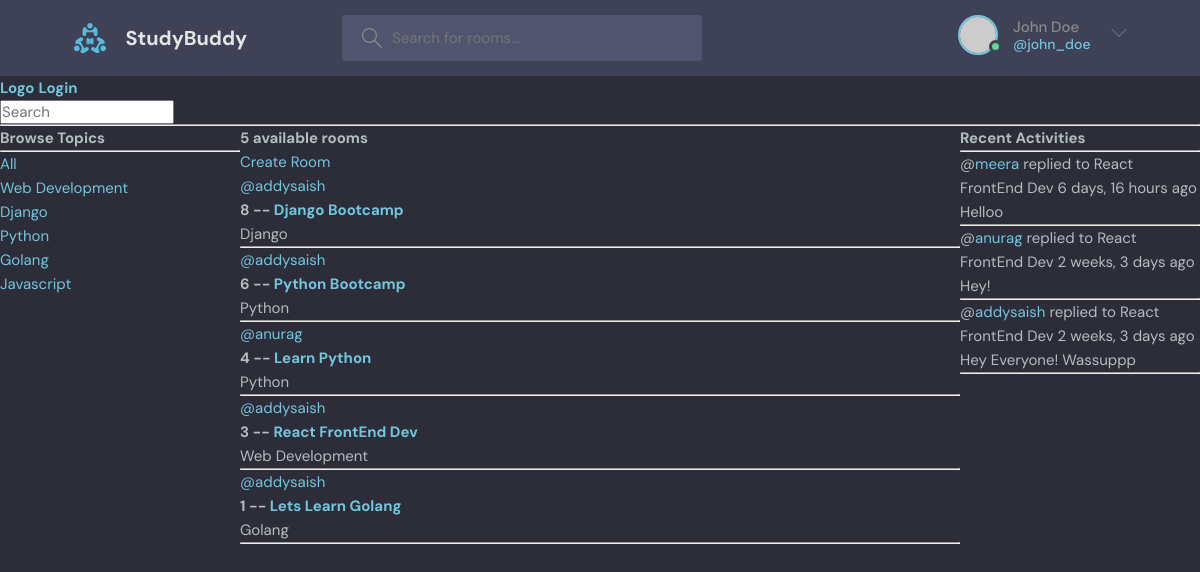
The app's page /, older data.
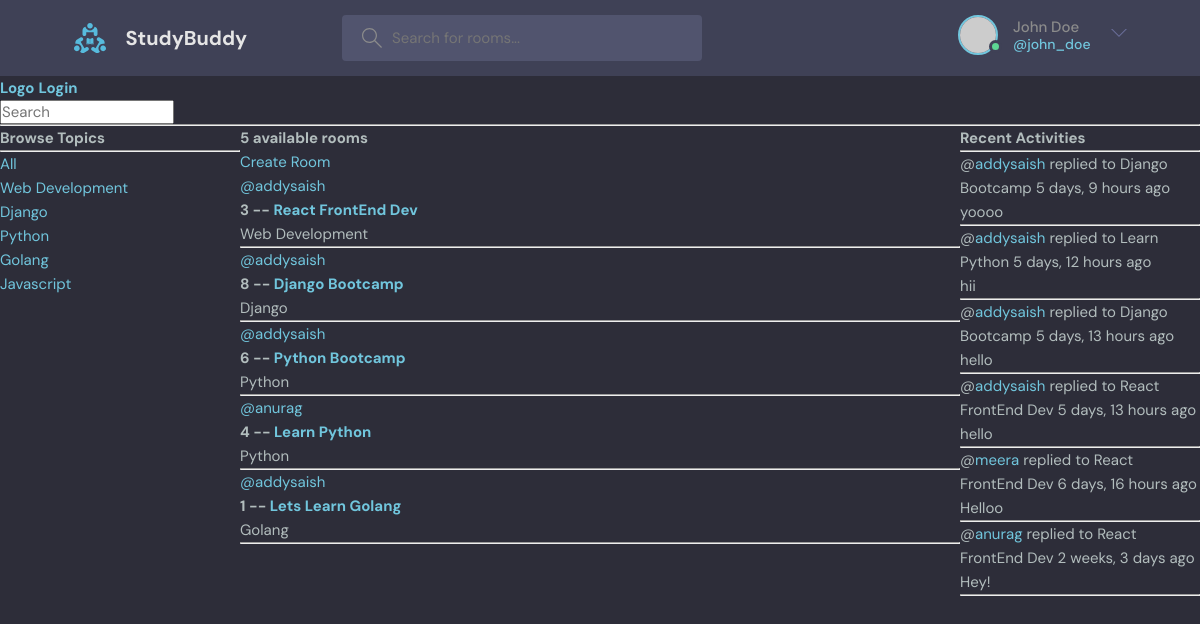
The same page, newer data.
### base/models.py (models this page shows, shortened)
class Topic(models.Model):
    name = models.CharField(max_length=200)

class Room(models.Model):
    host = models.ForeignKey(User, on_delete=models.SET_NULL, null=True)
    topic = models.ForeignKey(Topic,on_delete=models.SET_NULL,null=True)
    name = models.CharField(max_length=200)
    description = models.TextField(null=True,blank=True)
    participants = models.ManyToManyField(User,related_name='participants',blank=True)
    updated = models.DateTimeField(auto_now=True) # Difference between autoNow and autoNow_add auto_now saves timestamp each time the object is updated whereas auto_now_add only saves timestamp when an object is created
    created = models.DateTimeField(auto_now_add=True)
    class Meta:
        ordering = ['-updated','-created'] #the '-' symbol means the ordering in descending order and no '-' means ascending order
    def __str__(self) -> str:
        return str(self.name)

class Message(models.Model):
    user = models.ForeignKey(User , on_delete=models.CASCADE)
    room = models.ForeignKey(Room, on_delete=models.CASCADE) #If a room is deleted, all the children records should be deleted using models.CASCADE command
    body = models.TextField()
    updated = models.DateTimeField(auto_now=True) # Difference between autoNow and autoNow_add auto_now saves timestamp each time the object is updated whereas auto_now_add only saves timestamp when an object is created
    created = models.DateTimeField(auto_now_add=True)
    class Meta:
        ordering = ['-updated','-created']
    def __str__(self) -> str:
        return str(self.body[:50])

### base/views.py (the view)
# urls.py: path('',views.home,name="home"),
def home(request):
    query = request.GET.get('q') if request.GET.get('q') != None else ''
    rooms = Room.objects.filter(Q(topic__name__icontains=query)| Q(name__icontains=query) | Q(description__icontains=query) | Q(host__username__icontains=query))
    topics = Topic.objects.all()
    rooms_count = rooms.count()
    activity_messages = Message.objects.filter(Q(room__topic__name__icontains=query))
    context = {'rooms': rooms, 'topics': topics,'room_count': rooms_count,'activity_messages': activity_messages}
    return render(request,'base/home.html',context)

### base/templates/base/home.html (shortened to what this page needs)
{% extends 'main.html' %} {% block content %}
<div class="home-container">
  <div>{% include 'base/topics_components.html' %}</div>
  <div>
    <h5>{{room_count}} available rooms</h5>
    <a href="{% url 'create-room' %}">Create Room</a>
    {% include 'base/feed_component.html' %}
  </div>
  <div>{% include 'base/activity_conponent.html' %}</div>
</div>
{% endblock content%}

### base/templates/base/topics_components.html
<h3>Browse Topics</h3>
<hr />
<div>
  <a href="{% url 'home' %}">All</a>
</div>
{%for topic in topics %}
<div>
  <a href="{% url 'home' %}?q={{topic.name}}">{{topic.name}}</a>
</div>
{% endfor %}

### base/templates/base/feed_component.html (shortened to what this page needs)
<div>
  {% for room in rooms %}
  <div>
    <a href="{% url 'user-profile' room.host.id %}">@{{room.host.username}}</a>
    <h3>
      {{room.id}} -- <a href="{% url 'room' room.id %}">{{room.name}}</a>
    </h3>
    <small>{{room.topic.name}}</small>
    <hr />
  </div>
  {% endfor %}
</div>

### base/templates/base/activity_conponent.html (shortened to what this page needs)
<h3>Recent Activities</h3>
<hr />
{%for activity in activity_messages %}
<div>
  <small
    >@<a href="{% url 'user-profile' activity.user.id %}">{{activity.user}}</a>
    replied to {{activity.room}}</small
  >
  <small>{{activity.created|timesince}} ago</small>
  <p>{{activity}}</p>
  <hr />
</div>
{% endfor %}

Row changes from the older to the newer data that the page shows:
removed Message: user "addysaish", room "React FrontEnd Dev", created "2 weeks, 3 days", body "Hey Everyone! Wassuppp"
changed Room "React FrontEnd Dev": moves up the list
added Message: user "addysaish", room "Django Bootcamp", created "5 days, 9 hours", body "yoooo"
added Message: user "addysaish", room "Learn Python", created "5 days, 12 hours", body "hii"
added Message: user "addysaish", room "Django Bootcamp", created "5 days, 13 hours", body "hello"
added Message: user "addysaish", room "React FrontEnd Dev", created "5 days, 13 hours", body "hello"
